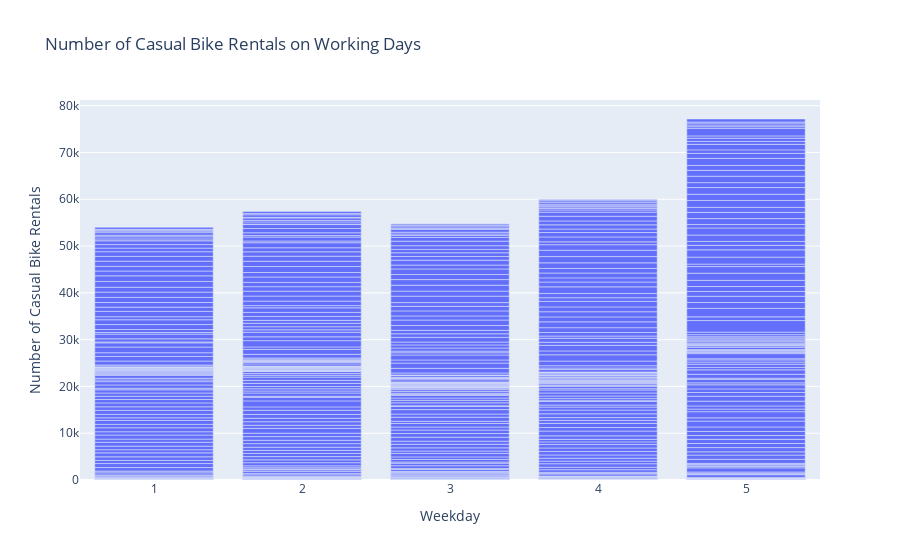

Notebook code for this chart:
### Markdown cell above
> Bagaimana cara meningkatkan jumlah rental sepeda yang digunakan oleh pengguna biasa (casual) pada hari kerja (hari kerja = 1)?

### Code cell
# Filter data for working days and casual rentals
working_day_casual_data = df_day[(df_day["workingday"] == 1) & (df_day["casual"] > 0)]

fig = px.bar(working_day_casual_data, x="weekday", y="casual", title="Number of Casual Bike Rentals on Working Days")
fig.update_xaxes(title="Weekday")
fig.update_yaxes(title="Number of Casual Bike Rentals")
fig.show()

### Figure 1 — Plotly figure (JSON) as saved in the notebook; plotly's stock layout.template omitted (floating-point values rounded to 4 significant figures; data arrays with more than 128 entries replaced by an {"elided": "..."} marker saying what was removed)
{"data": [{"alignmentgroup": "True", "hovertemplate": "weekday=%{x}<br>casual=%{y}<extra></extra>", "legendgroup": "", "marker": {"color": "#636efa", "pattern": {"shape": ""}}, "name": "", "offsetgroup": "", "orientation": "v", "showlegend": false, "textposition": "auto", "type": "bar", "x": {"elided": "500 int values"}, "xaxis": "x", "y": {"elided": "500 int values"}, "yaxis": "y"}], "layout": {"barmode": "relative", "legend": {"tracegroupgap": 0}, "title": {"text": "Number of Casual Bike Rentals on Working Days"}, "xaxis": {"anchor": "y", "domain": [0, 1], "title": {"text": "Weekday"}}, "yaxis": {"anchor": "x", "domain": [0, 1], "title": {"text": "Number of Casual Bike Rentals"}}}}
